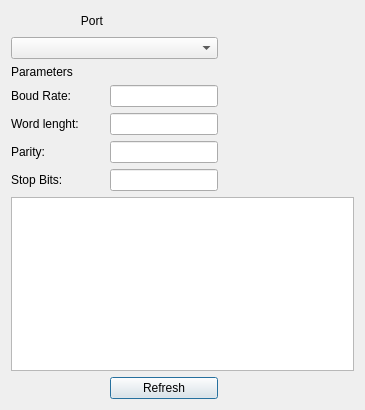
<?xml version="1.0" encoding="UTF-8"?>
<ui version="4.0">
 <class>informacje</class>
 <widget class="QDialog" name="informacje">
  <property name="geometry">
   <rect>
    <x>0</x>
    <y>0</y>
    <width>365</width>
    <height>410</height>
   </rect>
  </property>
  <property name="windowTitle">
   <string>Info</string>
  </property>
  <layout class="QGridLayout" name="gridLayout">
   <item row="4" column="0">
    <widget class="QLabel" name="predkoscL">
     <property name="text">
      <string>Boud Rate:</string>
     </property>
    </widget>
   </item>
   <item row="3" column="0">
    <widget class="QLabel" name="Parametry">
     <property name="text">
      <string>Parameters</string>
     </property>
    </widget>
   </item>
   <item row="6" column="1">
    <widget class="QLineEdit" name="ParzystoscW">
     <property name="sizePolicy">
      <sizepolicy hsizetype="Minimum" vsizetype="Minimum">
       <horstretch>0</horstretch>
       <verstretch>0</verstretch>
      </sizepolicy>
     </property>
    </widget>
   </item>
   <item row="9" column="1">
    <widget class="QPushButton" name="odswiez">
     <property name="text">
      <string>Refresh</string>
     </property>
    </widget>
   </item>
   <item row="7" column="0">
    <widget class="QLabel" name="bity_stopuL">
     <property name="text">
      <string>Stop Bits:</string>
     </property>
    </widget>
   </item>
   <item row="7" column="1">
    <widget class="QLineEdit" name="bity_stopuW">
     <property name="sizePolicy">
      <sizepolicy hsizetype="Minimum" vsizetype="Minimum">
       <horstretch>0</horstretch>
       <verstretch>0</verstretch>
      </sizepolicy>
     </property>
    </widget>
   </item>
   <item row="8" column="0" colspan="3">
    <widget class="QTextBrowser" name="informacja"/>
   </item>
   <item row="5" column="0">
    <widget class="QLabel" name="bity_slowa">
     <property name="text">
      <string>Word lenght:</string>
     </property>
    </widget>
   </item>
   <item row="5" column="1">
    <widget class="QLineEdit" name="bity_slowaW">
     <property name="sizePolicy">
      <sizepolicy hsizetype="Minimum" vsizetype="Minimum">
       <horstretch>0</horstretch>
       <verstretch>0</verstretch>
      </sizepolicy>
     </property>
    </widget>
   </item>
   <item row="6" column="0">
    <widget class="QLabel" name="parzystoscL">
     <property name="text">
      <string>Parity:</string>
     </property>
    </widget>
   </item>
   <item row="4" column="1">
    <widget class="QLineEdit" name="predkoscW">
     <property name="sizePolicy">
      <sizepolicy hsizetype="Minimum" vsizetype="Minimum">
       <horstretch>0</horstretch>
       <verstretch>0</verstretch>
      </sizepolicy>
     </property>
    </widget>
   </item>
   <item row="1" column="0">
    <widget class="QLabel" name="Nazwa_porty_L">
     <property name="text">
      <string>                     Port</string>
     </property>
    </widget>
   </item>
   <item row="1" column="2">
    <spacer name="horizontalSpacer">
     <property name="orientation">
      <enum>Qt::Horizontal</enum>
     </property>
     <property name="sizeHint" stdset="0">
      <size>
       <width>40</width>
       <height>20</height>
      </size>
     </property>
    </spacer>
   </item>
   <item row="2" column="0" colspan="2">
    <widget class="QComboBox" name="Nazwa_portu_W"/>
   </item>
  </layout>
 </widget>
 <resources/>
 <connections/>
</ui>
